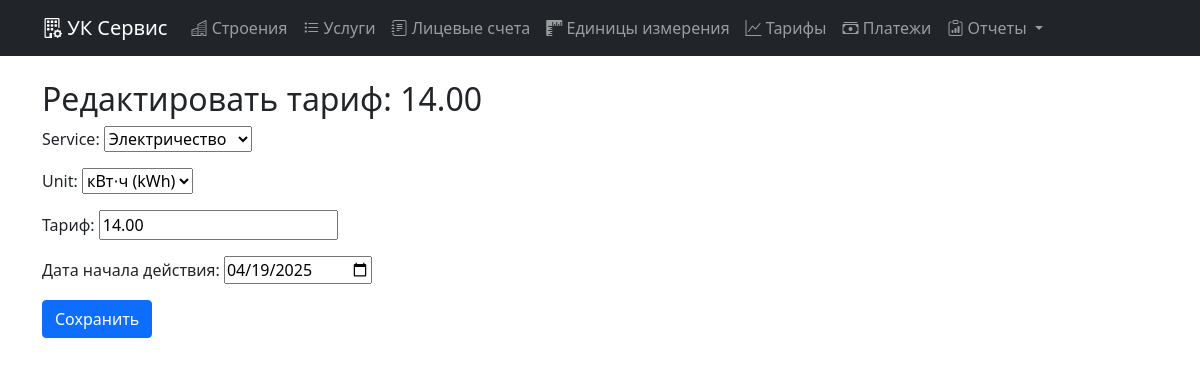
The app's page /edit_tariff/17/ with its own data.
### main/models.py (models this page shows, shortened)
class Tariff(models.Model):
    service = models.ForeignKey(Service, on_delete=models.CASCADE, related_name='tariffs')
    unit = models.ForeignKey(Unit, on_delete=models.CASCADE, null=True, blank=True,)
    rate = models.DecimalField("Тариф", max_digits=10, decimal_places=2)
    start_date = models.DateField("Дата начала действия")
    class Meta:
        ordering = ['-start_date']

### main/views.py (the view)
# urls.py: path('edit_tariff/<int:pk>/', views.edit_tariff, name='edit_tariff'),  # Редактирование тарифа
def edit_tariff(request, pk):
    tariff = get_object_or_404(Tariff, pk=pk)
    if request.method == 'POST':
        form = TariffForm(request.POST, instance=tariff)
        if form.is_valid():
            form.save()
            return redirect('tariff_list')  # Перенаправляем на список тарифов
    else:
        form = TariffForm(instance=tariff)
    return render(request, 'edit_tariff.html', {'form': form})

### main/forms.py
class TariffForm(forms.ModelForm):
    class Meta:
        model = Tariff
        fields = ['service', 'unit', 'rate', 'start_date']
        widgets = {
            'start_date': forms.DateInput(attrs={'type': 'date'})  # Используем DateInput для выбора даты
        }

### main/models.py (called while the page is built)
    def __str__(self):
        return f"{self.name} ({self.code})"

    def __str__(self):
        return self.name

### templates/edit_tariff.html (shortened to what this page needs)
{% extends 'base.html' %}
{% block content %}
<h2>Редактировать тариф: {{ form.instance.rate }}</h2>
<form method="post">
    {{ form.as_p }}
    <button type="submit" class="btn btn-primary">Сохранить</button>
</form>
{% endblock %}

### records on screen
Tariff: instance.rate "14.00", service "Электричество", unit "кВт⋅ч (kWh)", rate "14.00", start_date "04/19/2025"
